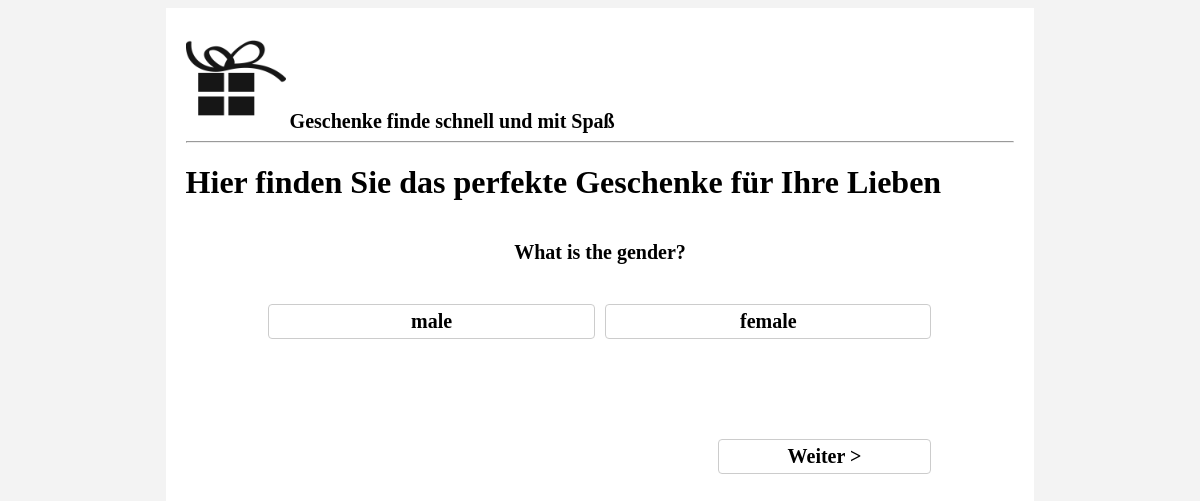
Before: /main/ with the older database file.
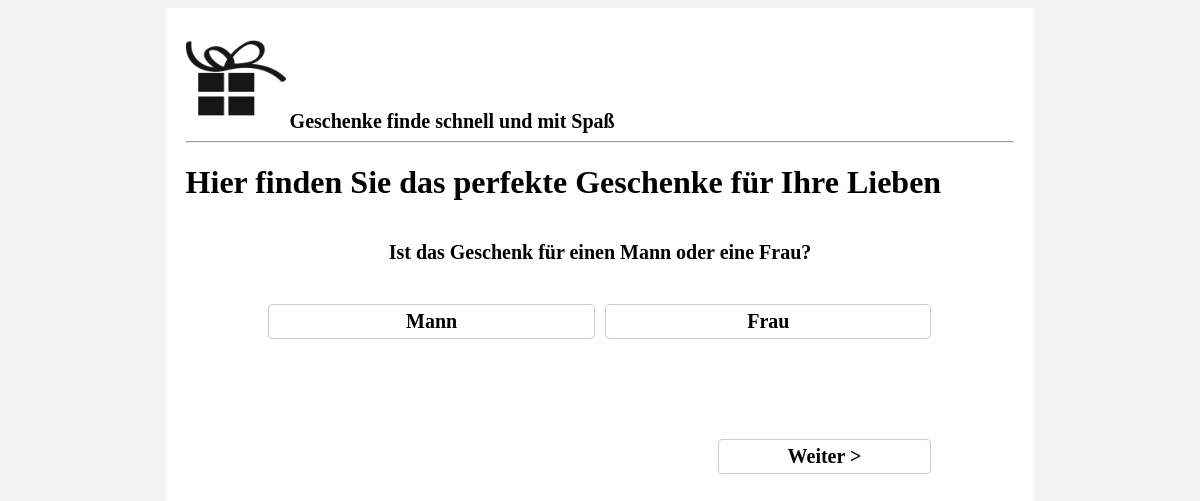
After: the same page with the newer database file.
### main/models.py (models this page shows, shortened)
class AttributeType(models.Model):
	attribute_type_name = models.CharField(max_length = 999)
	question_text = models.CharField(max_length = 999)
	select = models.IntegerField(default = 1)

class Attribute(models.Model):
	attribute_name = models.CharField(max_length = 999)
	attribute_type = models.ForeignKey(AttributeType, on_delete=models.CASCADE)

### main/views.py (the view)
def index(request):
	global question_list, answered_questions, submitted_attributes
	question_list = list(questions)
	answered_questions = []
	submitted_attributes = {}
	print submitted_attributes
	question = question_list[0]
	answered_questions.append(question_list[0])
	question_list.pop(0)
	return render (request, 'main/index.html', {'question' : question},)

### main/templates/main/index.html (shortened to what this page needs)
{% extends 'main/header.html' %}
{% block index %}
<h1>Hier finden Sie das perfekte Geschenke für Ihre Lieben</h1>
<br>
	<div id="choice">
	<div id="question">
	{{ question.question_text}}
	</div>
	<div id = "attributes">
		<div class="row">
		{% for a in question.attribute_set.all %}
			<div class="column column-6 button {{question.attribute_type_name}}">{{a.attribute_name}}</div>
		{% endfor %}
	</div>
	</div>
	<div class="navigation row">
	<div class="forward column column-4">Weiter >
	</div>
	</div>
{% endblock %}

### main/templates/main/header.html (shortened to what this page needs)
{% load staticfiles %}
<html>
	<head>
        <link rel="stylesheet" href="{%static 'main/main.css' %}" type='text/css'>
	</head>
	<body>
		<div id="pagewrapper">
		<div>
			<a href="{% url 'main:index' %}">
			<img src="{%static "main/logo.png" %}" alt = "Logo" width = "100" height="100">
			</a>
			<b> Geschenke finde schnell und mit Spaß</b>
			<hr>
		</div>
{% block index %}
{% endblock %}
		</div>
	</body>
</html>

### main/static/main/main.css (style rules this page uses)
div b { font-size: 20px; font-family: "Papyrus"; }
a { color: black; text-decoration: none; }
html { background-color: #f3f3f3; }
#pagewrapper { background-color: white; width: 70%; margin: auto; height: 90%; padding: 20px; }
.button { cursor: pointer; }
#choice { font-size: 20px; padding-bottom: 50px; width: 80%; margin: auto; text-align: center; }
#question { margin-bottom: 40px; }
#choice { font-weight: bold; }
.navigation { margin: 100px 0px 0px 0px; cursor: default; }
.row .column { box-sizing: border-box; }
.row:before, .row:after { content: " "; display: table; }
.row:after { clear: both; }
.column { position: relative; float: left; }
.column + .column { margin-left: 1.6%; }
.column-4 { width: 32.2666666667%; }
.column-6 { width: 49.2%; }
.column { border: 1px solid #ccc; border-radius: 4px; padding: 5px; min-height: 30px; text-align: center; }
.row { margin-bottom: 10px; overflow: hidden; }

Changed rows visible on the page:
no longer on this page (row edited): Attribute: attribute_name "male"
no longer on this page (row edited): Attribute: attribute_name "female"
changed AttributeType: question_text "What is the gender?" → "Ist das Geschenk für einen Mann oder eine Frau?"
now on this page (row edited): Attribute: attribute_name "Mann"
now on this page (row edited): Attribute: attribute_name "Frau"
